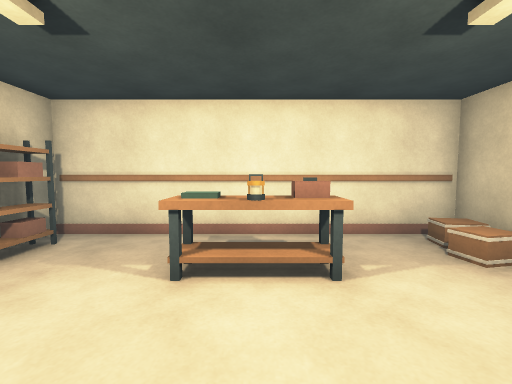
[1] (above)

23 first-person views from a walk through a Unity game level. The camera is 1.3 m above the floor, tilts 4° down and sees 90° across. The floor is counted in squares, 1 m on a side. Each view is taken from the middle of a square. On the plan, view 1 faces up. The plan holds only what a view shows up to about 13 squares ahead; the rest is blank. The player is left out. Door leaves are left out, so doorways stand open.

[2]
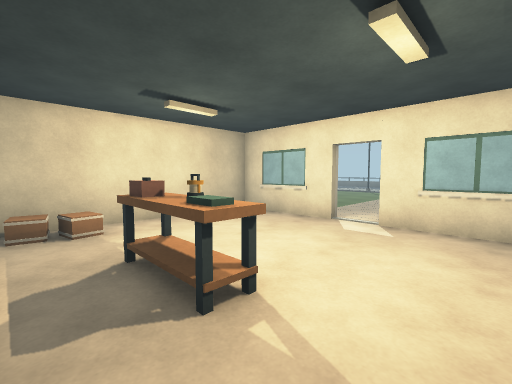

[3]
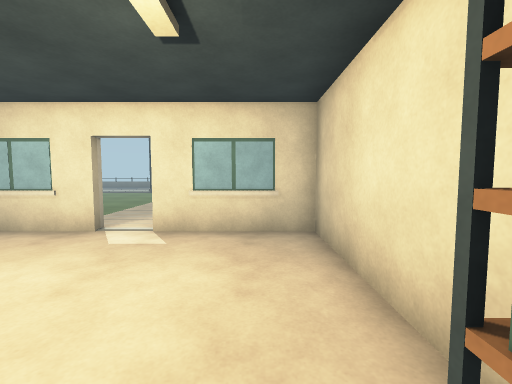

[4]
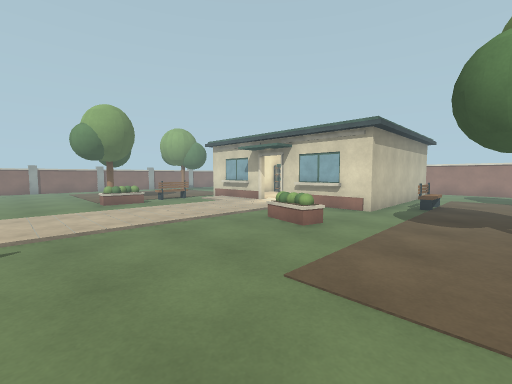

[5]
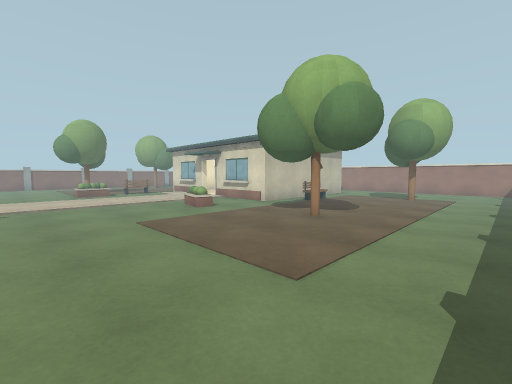

[6]
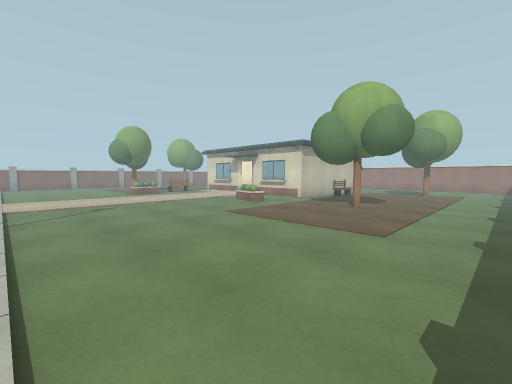

[7]
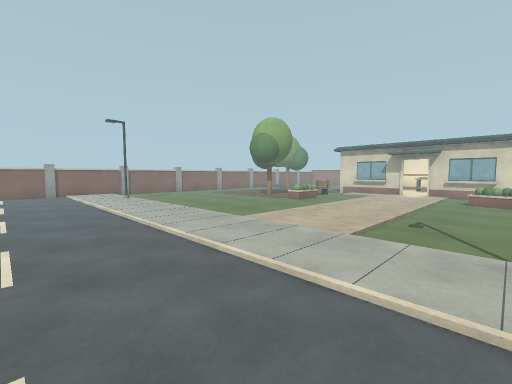

[8]
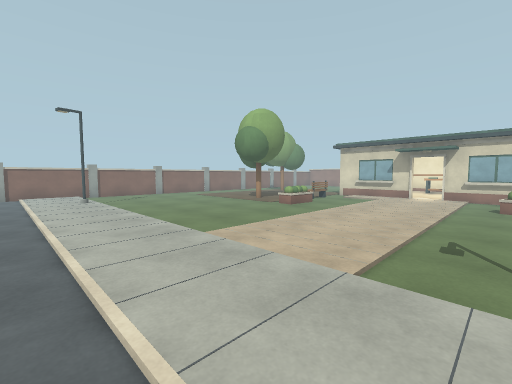

[9]
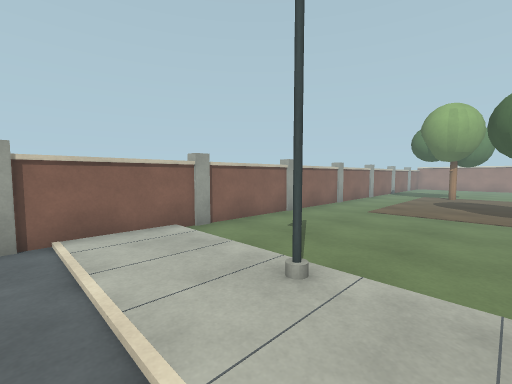

[10]
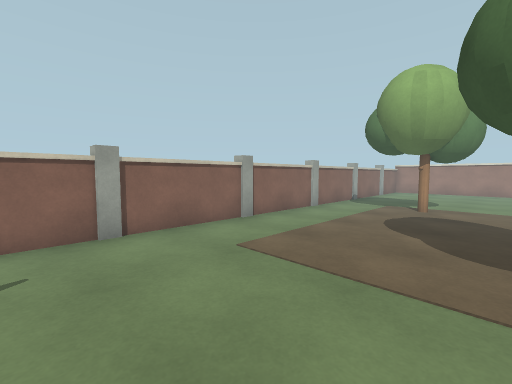

[11]
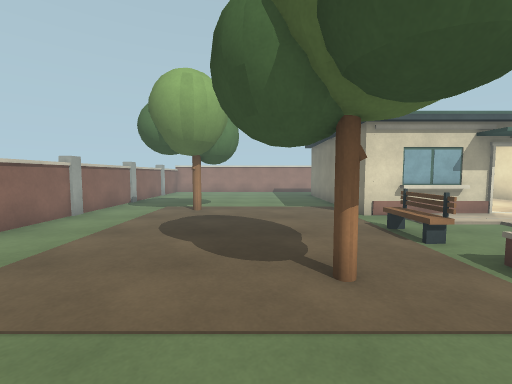

[12]
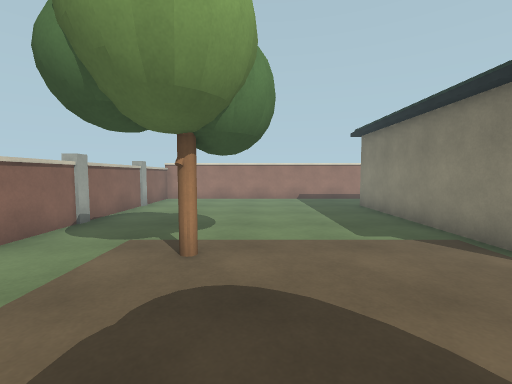

[13]
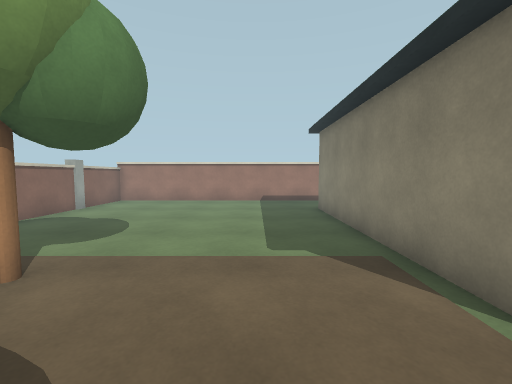

[14]
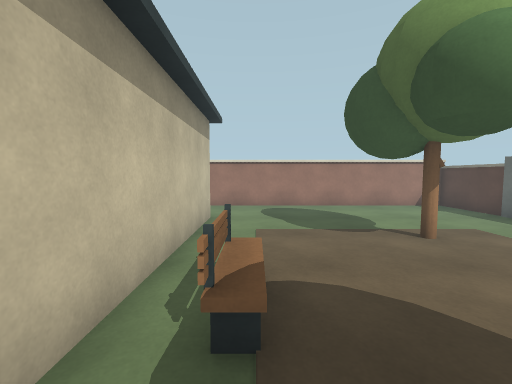

[15]
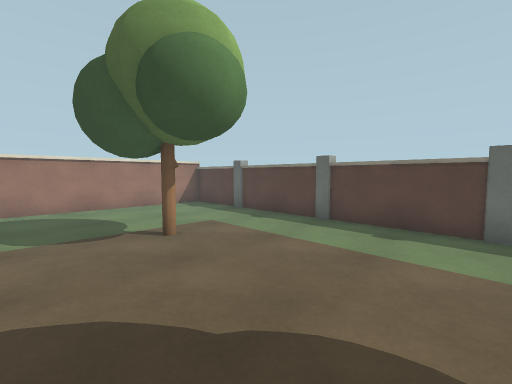

[16]
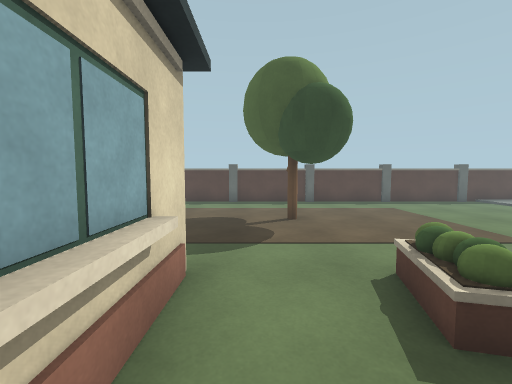

[17]
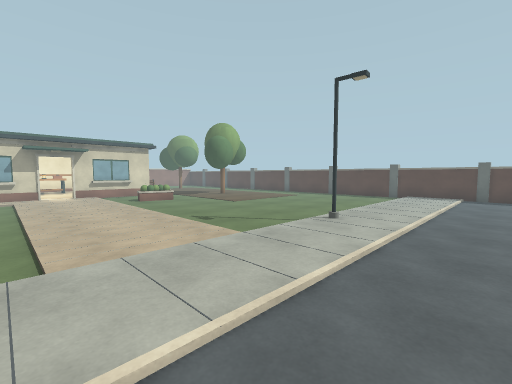

[18]
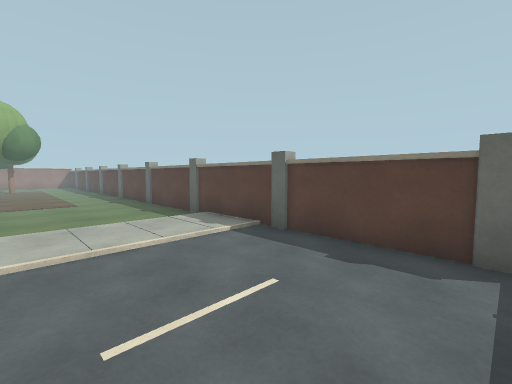

[19]
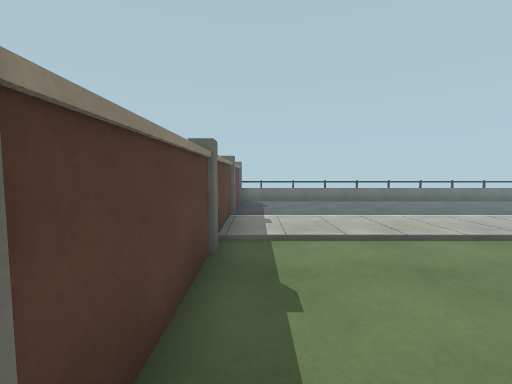

[20]
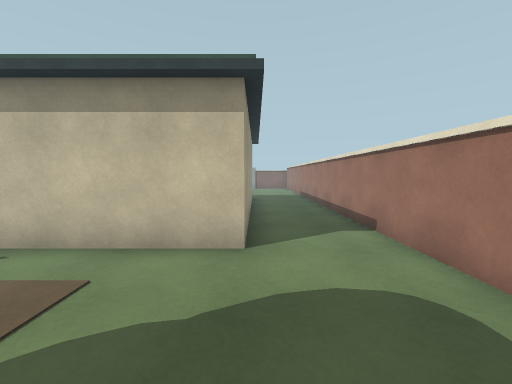

[21]
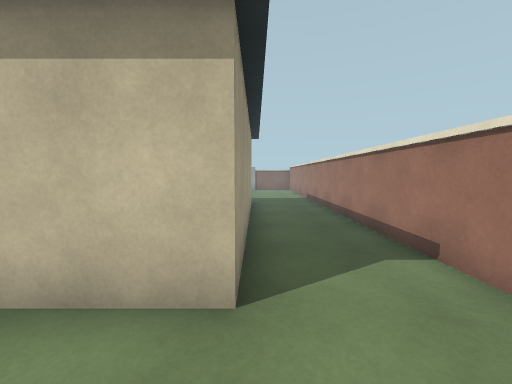

[22]
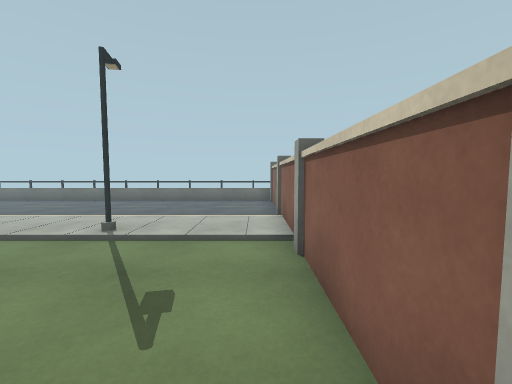

[23]
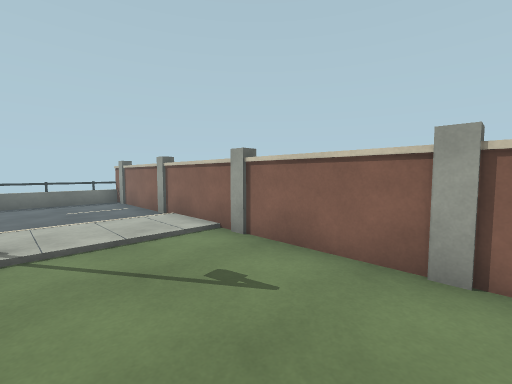

### Floor plan
Points are (right, up) in squares from view 1. A wall is a line through its corners. A room is listed if a view was taken in it or the views show most of it. See-through windows are left out.
Room 1 (views 1, 2, 3)
walls: (0.7, -1.8) (4.3, -1.8) (4.3, 5.5) (-4.3, 5.5) (-4.3, 4.4); (-4.3, 2.6) (-4.3, -1.8) (-0.6, -1.8)
ways out: open door at (0, -2) to room 2
objects: other object (-4, 3) to (-4, 4); other object (-1, 3) to (1, 4); other object (0, 3)
Room 2 (views 4, 5, 6, 7, 8, 9, 10, 11, 12, 13, 14, 15, 16, 17, 18, 19, 20, 21, 22, 23)
walls: (-0.6, -2) (-4.6, -2) (-4.6, 2.5); (-4.6, 4.4) (-4.6, 5.9); (-1.9, 5.8) (4.6, 5.8) (4.6, -2) (0.7, -2); (13.8, -4.6) (13.8, 8.7) (-13.8, 8.7) (-13.8, -21.1); (13.8, -21.1) (13.8, -5); (-13.8, -21.2) (-13.8, -21.8)
low walls: (-1.5, -2.2) (-3.5, -2.2); (3.6, -2.2) (1.5, -2.2); (13, -21.8) (13.8, -21.8); (-13.8, -21.8) (-12.9, -21.8)
ways out: open door at (0, -2) to room 1
objects: other object (-10, -14); other object (-10, -1); other object (-7, -7); other object (-4, -8); other object (-4, -5); other object (3, -5); other object (5, -14); other object (9, -4); other object (10, 3)

Positions as (right, up) in squares from view 1, and headings:
1: (0, 0), facing up
2: (-3, 5), facing down-right
3: (-3, 4), facing down
4: (8, -11), facing up-left
5: (13, -11), facing up-left
6: (13, -14), facing up-left
7: (4, -19), facing up-left
8: (3, -17), facing up-left
9: (-8, -17), facing up-left
10: (-8, -11), facing up-left
11: (-8, -10), facing up
12: (-9, -5), facing up
13: (-7, -4), facing up
14: (6, -2), facing up
15: (7, -2), facing up-right
16: (1, -3), facing right
17: (-2, -18), facing up-right
18: (9, -21), facing up-right
19: (13, -9), facing down
20: (9, 6), facing left
21: (7, 6), facing left
22: (-13, -9), facing down
23: (-10, -9), facing down-left
